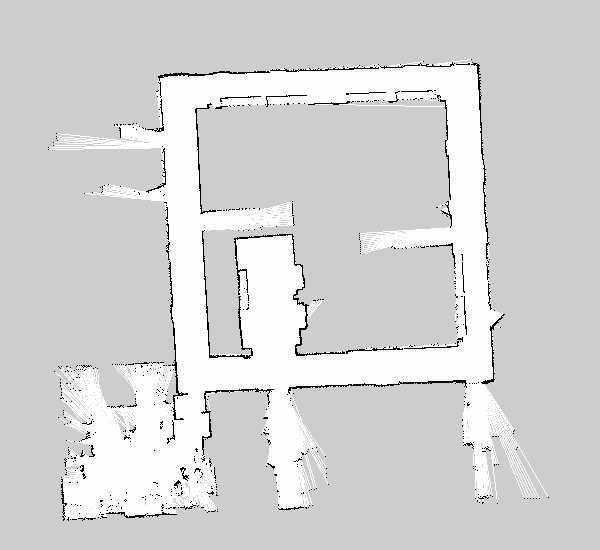
#> input picture Project/code/TXT to Matrix/map3.pgm, 600 x 550 px, found by its file name
$ python lines2.py   (Python 2 division)
#> lines starting #> are read from the running program, lines starting #| are printed output that depends on the picture; after the words box and inside, x2 and y2 are one past the last pixel; in counts of white or black regions, pixels touching at a corner belong together
import cv2
import numpy as np

img = cv2.imread('map3.pgm')
#> img is the input picture: shape (550, 600, 3); min 0, max 254, mean 212.5
gray = cv2.cvtColor(img,cv2.COLOR_BGR2GRAY)
edges = cv2.Canny(gray,1,300,apertureSize = 3)
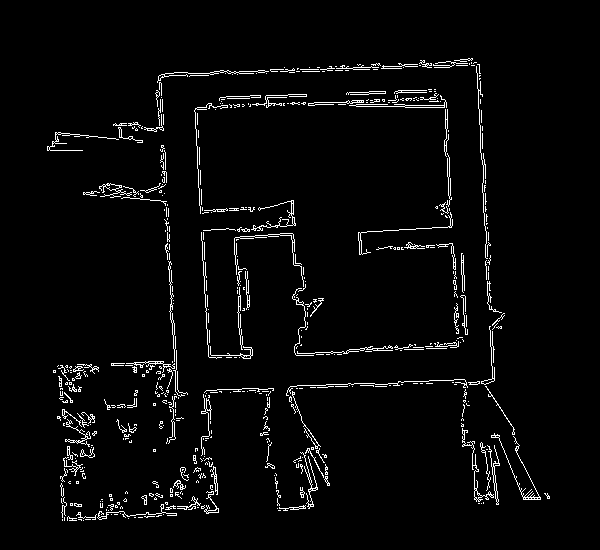
#> edges: shape (550, 600); 3.3% white in thin lines or dots, all inside (x1, y1, x2, y2) = (47, 58, 550, 521)
minLineLength = 100
maxLineGap = 5
lines = cv2.HoughLinesP(edges,1,np.pi/180,25,minLineLength,maxLineGap)
#> lines = 340 rows, first 6: [482, 183, 482, 192], [203, 261, 203, 275], [492, 331, 492, 345], [160, 99, 160, 112], [487, 245, 487, 256], [163, 162, 163, 169]

print lines
#> (printed output is left out)
print lines.shape
#| (340, 1, 4)


for x1,y1,x2,y2 in lines[0]:
    cv2.line(img,(x1,y1),(x2,y2),(0,255,0),2)
#> this loop made 1 pass
#> img: shape (550, 600, 3); 0.01% of pixels changed, all inside (x1, y1, x2, y2) = (481, 182, 484, 194)

#cv2.line(img,(468,63),(442,243),(0,255,0),2)
#cv2.line(img,(476,63),(443,379),(0,255,0),2)
#cv2.line(img,(212,210),(136,513),(0,255,0),2)


cv2.imwrite('lines3.jpg',img)

for x1,y1,x2,y2 in lines[0]:
    print "1",x1,y1
    print "2",x2,y2

print lines.shape
#| (340, 1, 4)
